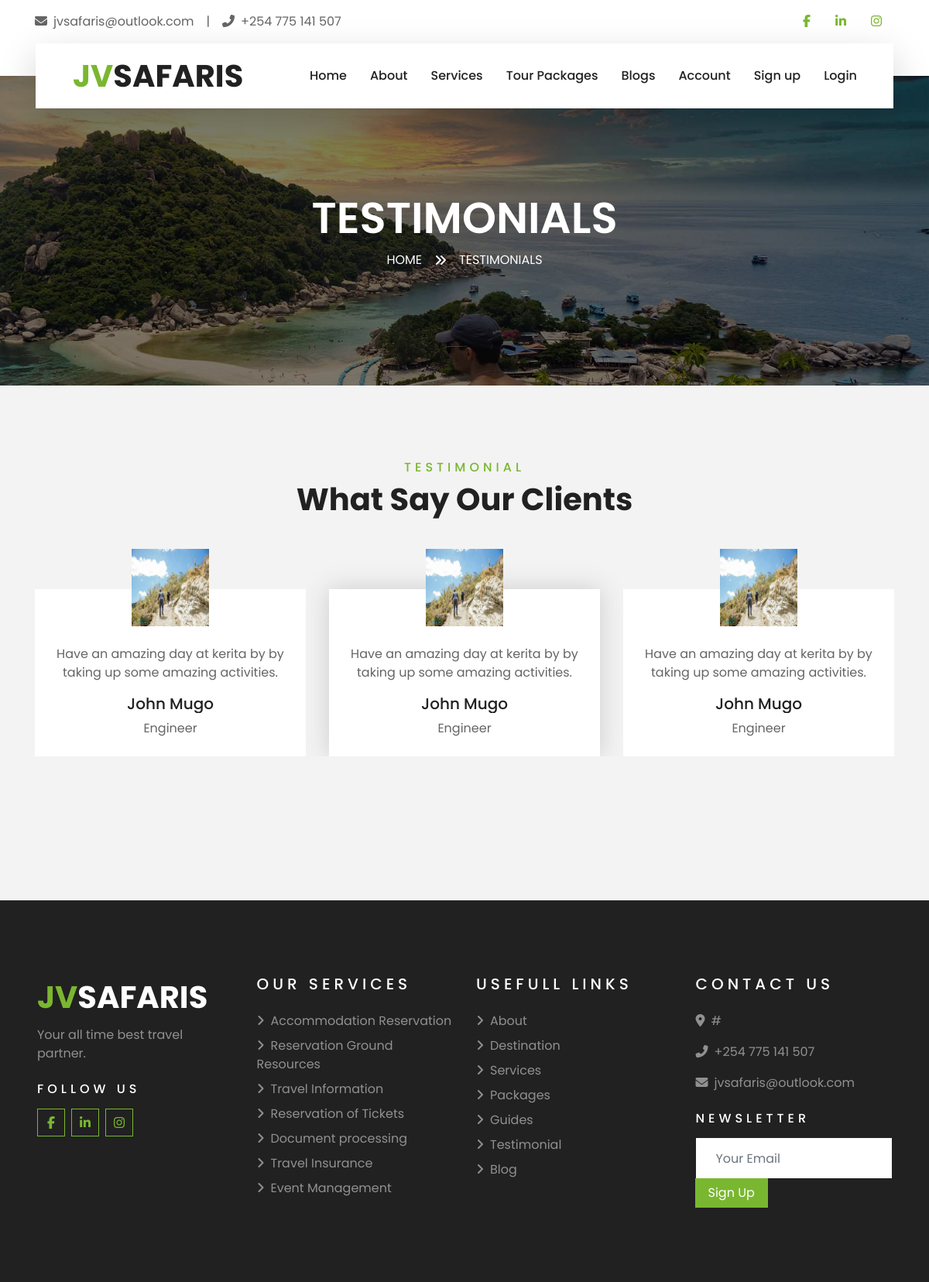
Page /testimonials/ on the committed database.
### JVSafarisMain/models.py (models this page shows, shortened)
class Testimonial(models.Model):
    name = models.CharField(max_length = 255)
    comment = models.CharField(max_length=1200)
    occupation = models.CharField(max_length = 255)
    image = models.ImageField()

### JVSafarisMain/views.py (the view, shortened to what this page needs)
# urls.py: path('testimonials/',views.testimonials,name = 'testimonials'),
def testimonials(request):
    t = Paginator(Testimonial.objects.all(),16)
    testimonial = t.page(1)
    return render(request,'JVSafarisMain/testimonial.html',{
        'testimonials':testimonial
    })

### JVSafarisMain/templates/jvsafarismain/testimonial.html (shortened to what this page needs)
{%extends 'JVSafarisMain/base.html'%}
{%load static%}
{%block pagetitle%}
Testimonials
{%endblock%}
{%block subtitle%}
Testimonials
{%endblock%}
{%block body%}
    <div class="container-fluid py-5">
        <div class="container py-5">
            <div class="text-center mb-3 pb-3">
                <h6 class="text-primary text-uppercase" style="letter-spacing: 5px;">Testimonial</h6>
                <h1>What Say Our Clients</h1>
            </div>
            <div class="owl-carousel testimonial-carousel">
                {%for testimony in testimonials%}
                <div class="text-center">
                    <img class="img-fluid mx-auto" src="{{testimony.image.url}}" style="width: 100px; height: 100px;" >
                    <div class="testimonial-text bg-white p-4 mt-n5">
                        <p class="mt-5">
                            {{testimony.comment}}
                        </p>
                        <h5 class="text-truncate">{{testimony.name}}</h5>
                        <span>{{testimony.occupation}}</span>
                    </div>
                </div>
                {%endfor%}
            </div>
        </div>
    </div>
    {%endblock%}

### rows in the picture
Testimonial: image (picture), comment "Have an amazing day at kerita by by taking up some amazing activities.", name "John Mugo", occupation "Engineer"
